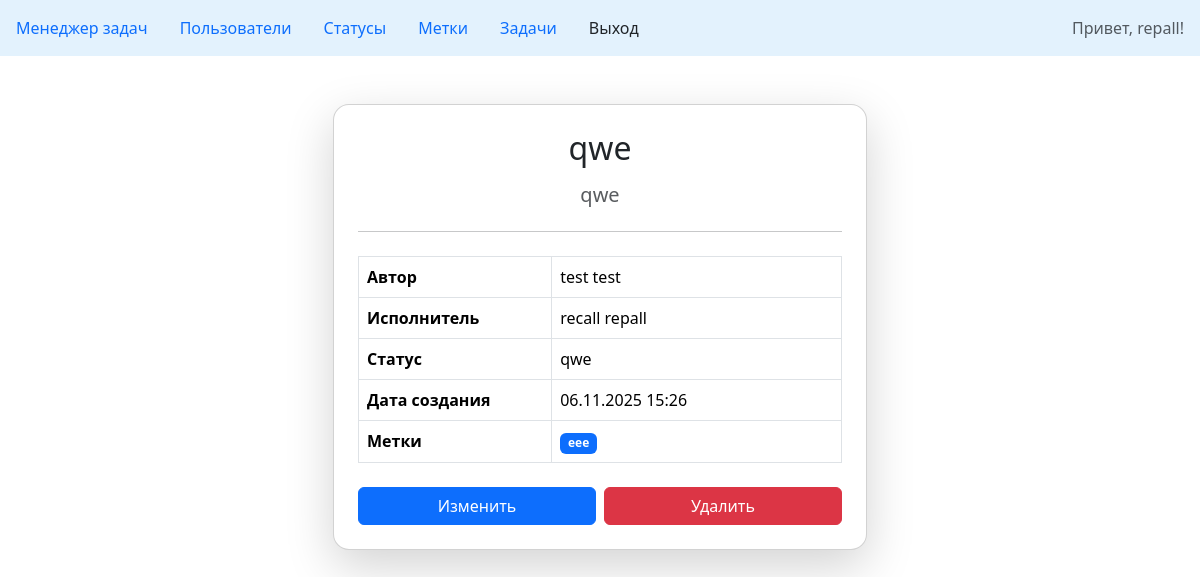
Page /tasks/3/ (signed in) on the committed database.
### task_manager/users/models.py (models this page shows, shortened)
class User(AbstractUser):
    first_name = models.CharField(
        max_length=150,
        blank=False,
        verbose_name=_('First Name')
    )
    last_name = models.CharField(
        max_length=150,
        blank=False,
        verbose_name=_('Last Name')
    )
    USERNAME_FIELD = 'username'

### task_manager/tasks/models.py (models this page shows, shortened)
class Task(models.Model):
    name = models.CharField(
        max_length=255,
        blank=False,
        unique=True,
        verbose_name=_('Name'),
        error_messages={
            'unique': _('This task with this name already exists. '
                        'Please choose another name.'),
        }
    )
    description = models.TextField(
        blank=True,
        verbose_name=_('Description'),
    )
    author = models.ForeignKey(
        User,
        on_delete=models.PROTECT,
        verbose_name=_('Author'),
        related_name='author',
    )
    status = models.ForeignKey(
        Status,
        on_delete=models.PROTECT,
        verbose_name=_('Status'),
    )
    executor = models.ForeignKey(
        User,
        blank=True,
        null=True,
        on_delete=models.PROTECT,
        verbose_name=_('Executor'),
        related_name='executor',
    )
    labels = models.ManyToManyField(
        Labels,
        blank=True,
        verbose_name=_('Labels'),
    )
    created_at = models.DateTimeField(auto_now_add=True)
    class Meta:
        verbose_name = _('Task')
        verbose_name_plural = _('Tasks')

### task_manager/statuses/models.py (models this page shows)
class Status(models.Model):
    name = models.CharField(
        max_length=255,
        blank=False,
        verbose_name=_('Name'),
        unique=True,
        error_messages={
            'unique': _('This status with this name already exists. '
                        'Please choose another name.'),
        }
    )
    created_at = models.DateTimeField(auto_now_add=True)
    def __str__(self):
        return self.name
    class Meta:
        verbose_name = _('Status')
        verbose_name_plural = _('Statuses')

### task_manager/labels/models.py (models this page shows, shortened)
class Labels(models.Model):
    name = models.CharField(
        max_length=255,
        blank=False,
        verbose_name=_('Name'),
        unique=True,
        error_messages={
            'unique': _('This label with this name already exists. '
                        'Please choose another name.'),
        }
    )
    created_at = models.DateTimeField(auto_now_add=True)
    class Meta:
        verbose_name = _('Labels')
        verbose_name_plural = _('Labels')

### task_manager/tasks/views.py (the view)
# urls.py: path('<int:pk>/', views.TaskDetailView.as_view(), name='detail')
class TaskDetailView(CustomLoginRequiredMixin, DetailView):
    model = Task
    template_name = 'tasks/detail_view.html'
    context_object_name = 'task'

### task_manager/templates/tasks/detail_view.html
{% extends "base.html" %}
{% load django_bootstrap5 %}
{% block content %}
<div class="container mt-5">
  <div class="row justify-content-center">
    <div class="col-md-6">
      <div class="card shadow-lg rounded-4">
        <div class="card-body p-4">
          <h2 class="text-center mb-3">{{ task.name }}</h2>
          <h5 class="text-muted text-center mb-4">{{ task.description|default:"Задача без описания" }}</h5>
          <hr class="mb-4">
          <table class="table table-bordered align-middle">
            <tbody>
              <tr>
                <th style="width: 40%;">Автор</th>
                <td>{{ task.author.get_full_name|default:task.author.username }}</td>
              </tr>
              <tr>
                <th>Исполнитель</th>
                <td>
                  {% if task.executor %}
                    {{ task.executor.get_full_name|default:task.executor.username }}
                  {% else %}
                    —
                  {% endif %}
                </td>
              </tr>
              <tr>
                <th>Статус</th>
                <td>{{ task.status }}</td>
              </tr>
              <tr>
                <th>Дата создания</th>
                <td>{{ task.created_at|date:"d.m.Y H:i" }}</td>
              </tr>
              <tr>
                <th>Метки</th>
                <td>
                  {% if task.labels.all %}
                    {% for label in task.labels.all %}
                      <span class="badge bg-primary me-1">{{ label.name }}</span>
                    {% endfor %}
                  {% else %}
                    <span class="text-muted">—</span>
                  {% endif %}
                </td>
              </tr>
            </tbody>
          </table>
          <div class="d-flex justify-content-between mt-4">
            <a href="{% url 'tasks:update' task.id %}" class="btn btn-primary w-50 me-2">Изменить</a>
            <a href="{% url 'tasks:update' task.id %}" class="btn btn-danger w-50">Удалить</a>
          </div>
        </div>
      </div>
    </div>
  </div>
</div>
{% endblock %}

### task_manager/templates/base.html (shortened to what this page needs)
{% load django_bootstrap5 %}
<!DOCTYPE html>
<html lang="ru">
<head>
  {% bootstrap_css %}
</head>
<body >
<nav class="navbar" style="background-color: #e3f2fd;" data-bs-theme="light">
  <ul class="nav justify-content-end">
    <li class="nav-item">
      <a class="nav-link active" aria-current="page" href="{% url 'index' %}">Менеджер задач</a>
    </li>
    <li class="nav-item">
      <a class="nav-link" href="{% url 'users:index' %}">Пользователи</a>
    </li>
    {% if user.is_authenticated %}
    <li class="nav-item">
      <a class="nav-link" href="{% url 'statuses:index' %}">Статусы</a>
    </li>
     <li class="nav-item">
      <a class="nav-link" href="{% url 'labels:index' %}">Метки</a>
    </li>
    <li class="nav-item">
      <a class="nav-link" href="{% url 'tasks:index' %}">Задачи</a>
    </li>
     <li class="nav-item">
     <form method="post" action="{% url 'logout' %}" style="display: inline;">
    <button type="submit" class="nav-link" style="background: none; border: none; cursor: pointer; color: inherit;">Выход</button>
</form>
    </li>
{% endif %}
  </ul>
  {% if user.is_authenticated %}
<ul class="nav justify-content-end">
  <li class="nav-item">
    <a class="nav-link disabled" aria-disabled="true">Привет, {{ user.username }}!</a>
    </li>
  </ul>
 {% endif %}
</nav>
<div class="container mt-4">
  {% block content %}
  {% endblock %}
</div>
</body>
</html>

### rows in the picture
User: username "repall"
Task: name "qwe", description "qwe", author.get_full_name "test test", executor.get_full_name "recall repall", status "qwe", created_at "06.11.2025 15:26"
Labels: name "eee"
